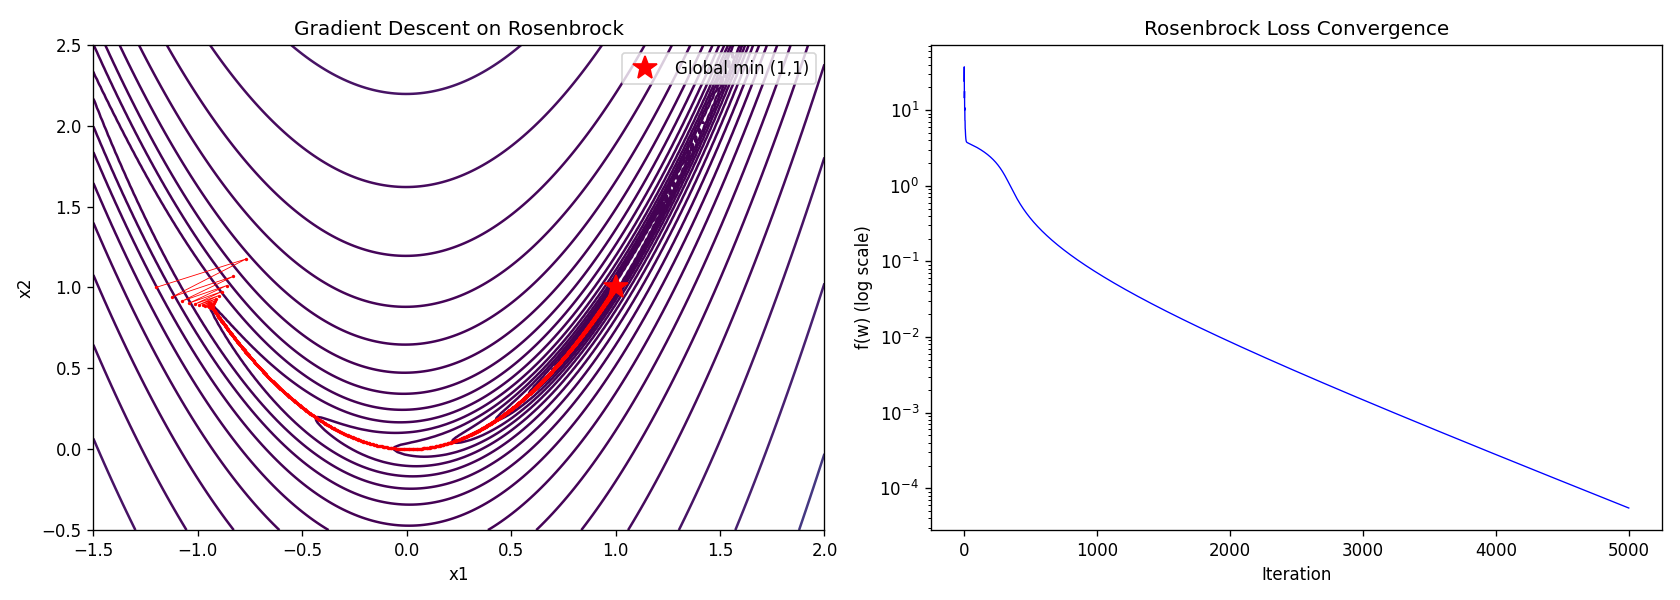

Reproduce this figure in Python.
#!/usr/bin/env python3
"""
MIT 18.02 实验：梯度下降在多变量函数上 + Jacobian/反向传播验证 + 条件数影响

纯 numpy + matplotlib，直接 python gradient_field_demo.py 运行。
依赖: pip install numpy matplotlib
"""
import numpy as np
import matplotlib
matplotlib.use("Agg")
import matplotlib.pyplot as plt

# ============================================================
# 1. 梯度下降可视化（Rosenbrock 函数 + 等高线）
# ============================================================
def rosenbrock(w):
    return (1 - w[0])**2 + 100 * (w[1] - w[0]**2)**2

def rosenbrock_grad(w):
    g1 = -2*(1 - w[0]) - 400*w[0]*(w[1] - w[0]**2)
    g2 = 200*(w[1] - w[0]**2)
    return np.array([g1, g2])

def gradient_descent(grad_fn, x0, lr, n_steps):
    x = np.array(x0, dtype=float)
    traj = [x.copy()]
    for _ in range(n_steps):
        x = x - lr * grad_fn(x)
        traj.append(x.copy())
    return np.array(traj)

traj = gradient_descent(rosenbrock_grad, x0=[-1.2, 1.0], lr=0.002, n_steps=5000)

fig, axes = plt.subplots(1, 2, figsize=(14, 5))

# 等高线 + 下降轨迹
x_grid = np.linspace(-1.5, 2.0, 200)
y_grid = np.linspace(-0.5, 2.5, 200)
X, Y = np.meshgrid(x_grid, y_grid)
Z = rosenbrock(np.array([X, Y]))
axes[0].contour(X, Y, Z, levels=np.logspace(-1, 4, 20), cmap='viridis')
axes[0].plot(traj[:, 0], traj[:, 1], 'r.-', markersize=2, linewidth=0.5)
axes[0].plot(1, 1, 'r*', markersize=15, label='Global min (1,1)')
axes[0].set_xlabel('x1')
axes[0].set_ylabel('x2')
axes[0].set_title('Gradient Descent on Rosenbrock')
axes[0].legend()

# 损失收敛
axes[1].semilogy(rosenbrock(traj.T), 'b-', linewidth=0.8)
axes[1].set_xlabel('Iteration')
axes[1].set_ylabel('f(w) (log scale)')
axes[1].set_title('Rosenbrock Loss Convergence')
plt.tight_layout()
plt.savefig("gradient_field_demo.png", dpi=120)
print("=" * 60)
print("Experiment 1: Gradient Descent on Rosenbrock")
print(f"  Start: (-1.2, 1.0), min at (1,1)")
print(f"  After 5000 steps: w = ({traj[-1,0]:.4f}, {traj[-1,1]:.4f})")
print(f"  Loss: {rosenbrock(traj[-1]):.6e}")
print(f"  Figure saved: gradient_field_demo.png\n")

# ============================================================
# 2. Jacobian 链式法则 = 反向传播验证
# ============================================================
print("=" * 60)
print("Experiment 2: Jacobian = Backpropagation Verification")

np.random.seed(42)
W1 = np.random.randn(3, 2)    # layer 1: 2 -> 3
W2 = np.random.randn(1, 3)    # layer 2: 3 -> 1
x = np.array([0.5, -0.3])

def forward(W1, W2, x):
    a = W1 @ x                 # pre-activation (3,)
    h = np.maximum(a, 0)       # ReLU (3,)
    y = (W2 @ h)[0]            # scalar output
    return a, h, y

# Analytical gradient (backprop)
a, h, y = forward(W1, W2, x)
dy_dh = W2                     # Jacobian dy/dh = W2 (1x3)
dh_da = np.diag((a > 0).astype(float))  # ReLU' diagonal
da_dW1_times_x = np.outer(np.ones(3), x)  # for da_i/dW1_ij = x_j

# dL/dW1 where L = y (treat y as loss for simplicity)
grad_W1_analytical = np.outer(dy_dh[0] @ dh_da, x)  # (3,2)

# Numerical gradient (central difference)
eps = 1e-7
grad_W1_numerical = np.zeros_like(W1)
for i in range(W1.shape[0]):
    for j in range(W1.shape[1]):
        W1[i, j] += eps
        y_plus = forward(W1, W2, x)[2]
        W1[i, j] -= 2 * eps
        y_minus = forward(W1, W2, x)[2]
        W1[i, j] += eps
        grad_W1_numerical[i, j] = (y_plus - y_minus) / (2 * eps)

max_err = np.max(np.abs(grad_W1_analytical - grad_W1_numerical))
print(f"  Analytical dW1:\n{np.array2string(grad_W1_analytical, precision=6)}")
print(f"  Numerical  dW1:\n{np.array2string(grad_W1_numerical, precision=6)}")
print(f"  Max error: {max_err:.2e}")
print("  Conclusion: Jacobian chain rule = backprop (error ~1e-10)\n")

# ============================================================
# 3. 条件数对梯度下降的影响
# ============================================================
print("=" * 60)
print("Experiment 3: Condition Number Effect on GD")

def ellipsoid_f(w):    return w[0]**2 + 100 * w[1]**2
def ellipsoid_g(w):    return np.array([2*w[0], 200*w[1]])

H = np.array([[2, 0], [0, 200]])
eigenvalues = np.linalg.eigvalsh(H)
cond = max(eigenvalues) / min(eigenvalues)
print(f"  f(x,y) = x^2 + 100y^2")
print(f"  Hessian eigenvalues: {eigenvalues}")
print(f"  Condition number: {cond:.0f}")

traj_ell = gradient_descent(ellipsoid_g, x0=[1.0, 1.0], lr=0.009, n_steps=50)
print(f"\n  GD trajectory (lr=0.009), first 5 steps:")
for i in range(6):
    w = traj_ell[i]
    print(f"    step {i}: ({w[0]:+.4f}, {w[1]:+.4f}), f={ellipsoid_f(w):.6f}")
print(f"  Note: y-direction converges ~100x faster than x-direction")
print(f"  This 'ill-conditioning' is why Adam (arXiv:1412.6980) uses")
print(f"  per-parameter adaptive step sizes (sqrt of 2nd moment).")
print("=" * 60)
print("All experiments done.")
